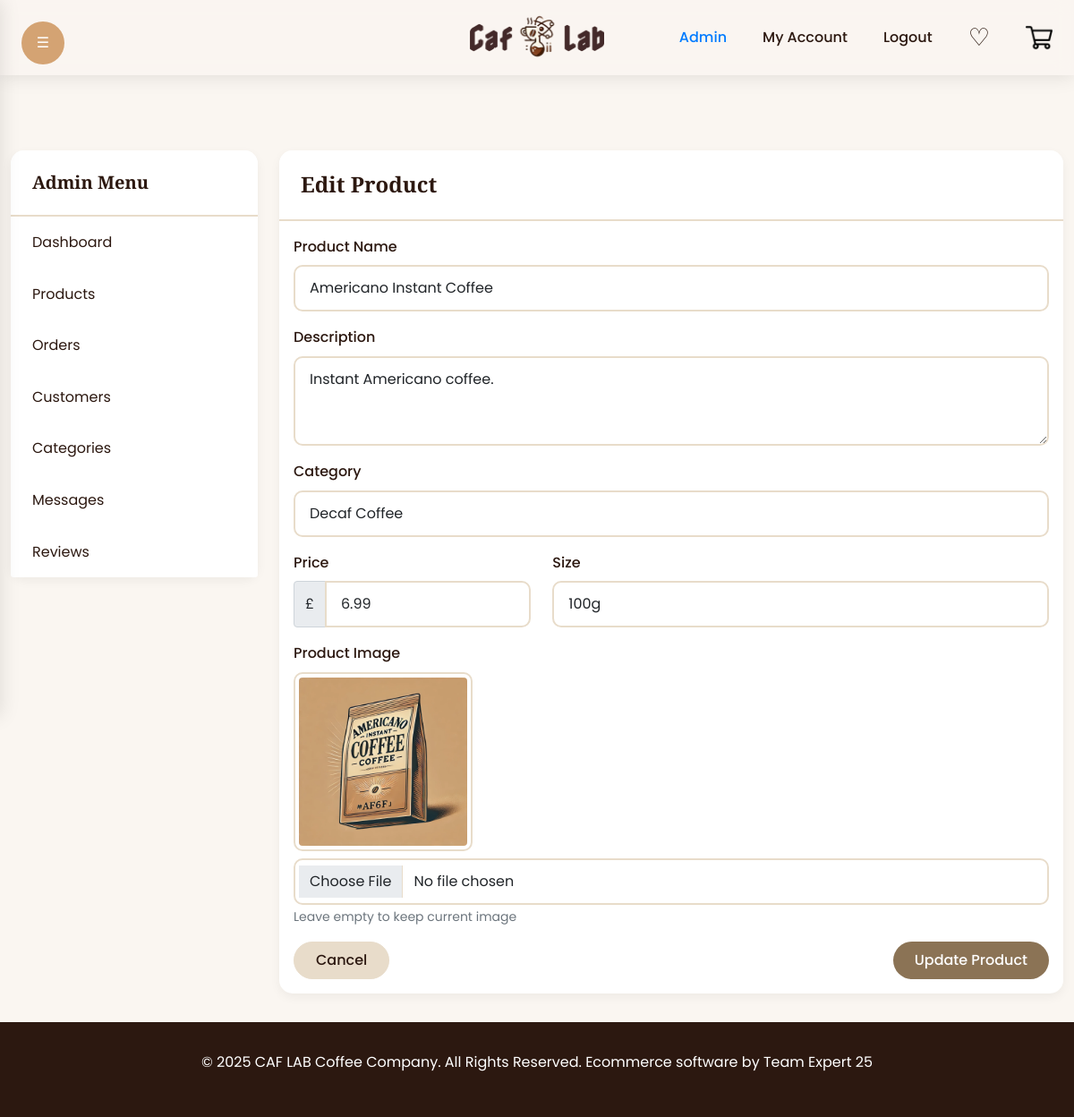
/admin/product-form.php?id=17 (signed in), run on the app's committed database.
### tables this page shows
CREATE TABLE Products (
    product_id INT NOT NULL AUTO_INCREMENT,
    name VARCHAR(255) NOT NULL,
    description TEXT,
    price DECIMAL(10, 2) NOT NULL,
    category_id INT NOT NULL,
    image_url TEXT,
    stock_level ENUM('in stock', 'low stock', 'out of stock') NOT NULL,
    size VARCHAR(50),
    PRIMARY KEY (product_id),
    FOREIGN KEY (category_id) REFERENCES Category(category_id) ON DELETE CASCADE
);

CREATE TABLE Category (
    category_id INT NOT NULL AUTO_INCREMENT,
    name VARCHAR(255) NOT NULL,
    PRIMARY KEY (category_id)
);

### admin/product-form.php (the view, shortened to what this page needs)
<?php
$conn = getConnection();
$product = null;
$stmt = $conn->query("SELECT * FROM Category ORDER BY name");
$categories = $stmt->fetchAll(PDO::FETCH_ASSOC);
if (isset($_GET['id'])) {
    $stmt = $conn->prepare("SELECT * FROM Products WHERE product_id = ?");
    $stmt->execute([$_GET['id']]);
    $product = $stmt->fetch(PDO::FETCH_ASSOC);
}
include 'templates/header.php';
?>
<div class="container">
    <div class="row">
        <div class="col-md-3">
            <div class="card mb-4">
                <div class="card-header">
                    <h5 class="mb-0">Admin Menu</h5>
                </div>
                <div class="list-group list-group-flush">
                    <a href="dashboard.php" class="list-group-item list-group-item-action">Dashboard</a>
                    <a href="products.php" class="list-group-item list-group-item-action">Products</a>
                    <a href="orders.php" class="list-group-item list-group-item-action">Orders</a>
                    <a href="customers.php" class="list-group-item list-group-item-action">Customers</a>
                    <a href="categories.php" class="list-group-item list-group-item-action">Categories</a>
                    <a href="messages.php" class="list-group-item list-group-item-action">Messages</a>
                    <a href="reviews.php" class="list-group-item list-group-item-action">Reviews</a>
                </div>
            </div>
        </div>
        <div class="col-md-9">
            <div class="card">
                <div class="card-header">
                    <h4 class="mb-0"><?= $product ? 'Edit' : 'Add' ?> Product</h4>
                </div>
                <div class="card-body">
                    <form action="product-form.php" method="POST" enctype="multipart/form-data">
                        <div class="mb-3">
                            <label for="name" class="form-label">Product Name</label>
                            <input type="text" class="form-control" id="name" name="name"
                                   value="<?= htmlspecialchars($product['name'] ?? '') ?>" required>
                        </div>
                        <div class="mb-3">
                            <label for="description" class="form-label">Description</label>
                            <textarea class="form-control" id="description" name="description" rows="3" required><?= htmlspecialchars($product['description'] ?? '') ?></textarea>
                        </div>
                        <div class="mb-3">
                            <label for="category" class="form-label">Category</label>
                            <select class="form-control" id="category" name="category_id" required>
                                <?php foreach ($categories as $category): ?>
                                    <option value="<?= $category['category_id'] ?>"
                                            <?= ($product['category_id'] ?? '') == $category['category_id'] ? 'selected' : '' ?>>
                                        <?= htmlspecialchars($category['name']) ?>
                                    </option>
                                <?php endforeach; ?>
                            </select>
                        </div>
                        <div class="row">
                            <div class="col-md-4">
                                <div class="mb-3">
                                    <label for="price" class="form-label">Price</label>
                                    <div class="input-group">
                                        <span class="input-group-text">£</span>
                                        <input type="number" class="form-control" id="price" name="price"
                                               step="0.01" min="0"
                                               value="<?= htmlspecialchars($product['price'] ?? '') ?>" required>
                                    </div>
                                </div>
                            </div>
                            <div class="col-md-<?= $product ? '8' : '4' ?>">
                                <div class="mb-3">
                                    <label for="size" class="form-label">Size</label>
                                    <input type="text" class="form-control" id="size" name="size"
                                           value="<?= htmlspecialchars($product['size'] ?? '') ?>">
                                </div>
                            </div>
                        </div>
                        <div class="mb-3">
                            <label for="image" class="form-label">Product Image</label>
                            <?php if (isset($product['image_url']) && $product['image_url']): ?>
                                <div class="mb-2">
                                    <img src="<?= ASSETS_PATH ?>/images/<?= htmlspecialchars($product['image_url']) ?>"
                                         alt="Current product image" class="img-thumbnail"
                                         style="width: 200px; height: 200px; object-fit: cover;">
                                </div>
                            <?php endif; ?>
                            <input type="file" class="form-control" id="image" name="image" accept="image/*"
                                   <?= !$product ? 'required' : '' ?>>
                            <?php if ($product): ?>
                                <small class="text-muted">Leave empty to keep current image</small>
                            <?php endif; ?>
                        </div>
                        <div class="d-flex justify-content-between">
                            <a href="products.php" class="btn btn-secondary">Cancel</a>
                            <button type="submit" class="btn btn-primary">
                                <?= $product ? 'Update' : 'Create' ?> Product
                            </button>
                        </div>
                    </form>
                </div>
            </div>
        </div>
    </div>
</div>
<?php include 'templates/footer.php'; ?>

### admin/css/admin.css (style rules this page uses)
:root { --primary: #8B7355; --secondary: #E8DCCA; --accent: #D4A373; --text: #2C1810; --background: #FAF6F1; --white: #FFFFFF; }
body { background-color: var(--background); color: var(--text); font-family: 'Poppins', sans-serif; line-height: 1.6; min-height: 100vh; display: flex; flex-direction: column; padding-top: 120px; }
.container { padding-top: 3rem; padding-bottom: 2rem; max-width: 1400px; margin: 0 auto; }
h1, h2, h3, h4, h5, h6 { font-family: 'Playfair Display', serif; font-weight: 700; color: var(--text); }
.card { border: none; border-radius: 15px; box-shadow: 0 4px 12px rgba(0, 0, 0, 0.05); background-color: var(--white); transition: transform 0.3s ease, box-shadow 0.3s ease; }
.card-header { background-color: var(--white); border-bottom: 2px solid var(--secondary); border-radius: 15px 15px 0 0 !important; padding: 1.5rem; }
.list-group-item { border: none; padding: 1rem 1.5rem; color: var(--text); transition: all 0.3s ease; }
.btn { padding: 0.5rem 1.5rem; border-radius: 50px; font-weight: 500; transition: all 0.3s ease; }
.btn-primary { background-color: var(--primary); border: none; box-shadow: none; color: var(--white); }
.btn-secondary { background-color: var(--secondary); border-color: var(--secondary); color: var(--text); }
.form-control, .form-select { border: 2px solid var(--secondary); border-radius: 10px; padding: 0.75rem 1rem; transition: all 0.3s ease; }
.form-label { font-weight: 500; color: var(--text); margin-bottom: 0.5rem; }
.img-thumbnail { border-radius: 10px; border: 2px solid var(--secondary); padding: 0.25rem; }

### CaflabProject/public/css/basket.css (style rules this page uses)
:root { --primary: #8B7355; --secondary: #E8DCCA; --accent: #D4A373; --text: #2C1810; --background: #FAF6F1; --white: #FFFFFF; --error: #dc3545; --warning: #ffc107; --success: #28a745; }

### data on the page
products: name "Americano Instant Coffee", description "Instant Americano coffee.", category_id "Decaf Coffee", price "6.99", size "100g", image_url (picture)
